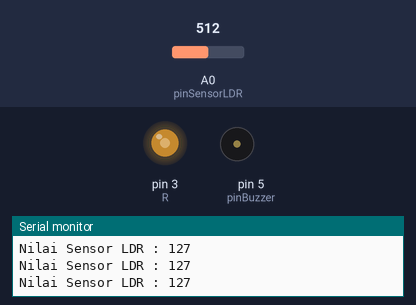
Bench run of a sketch on a simulated Arduino Uno, built with avr-gcc and run on an emulated ATmega328P. Shown: output pins drawn as LEDs (lit = HIGH), buzzer (waves = sounding, pin HIGH), the last lines printed to the serial monitor. Inputs (shaded band) come from the test bench; at power-on: A0 (pinSensorLDR) = 512.

Above: at 1.2 s.
1.3 s: A0 (pinSensorLDR) set to 417
At 2.5 s:
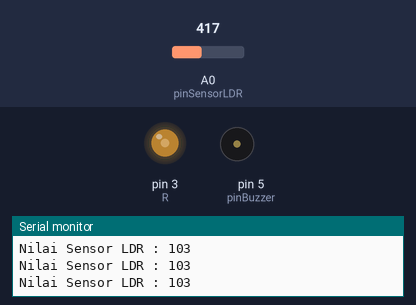
4.3 s: A0 (pinSensorLDR) set to 386
At 5.7 s:
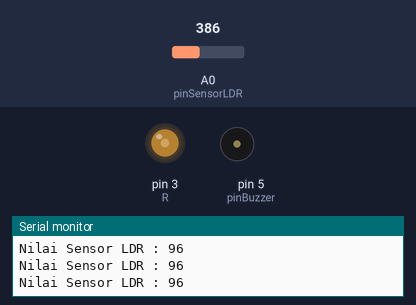
7.3 s: A0 (pinSensorLDR) set to 43
At 8.5 s:
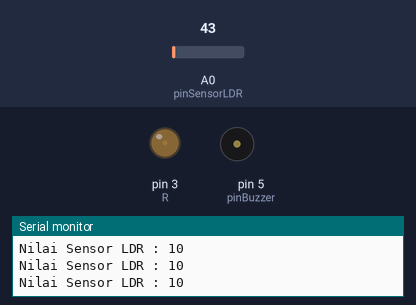
8.8 s: A0 (pinSensorLDR) set to 36
At 9.9 s:
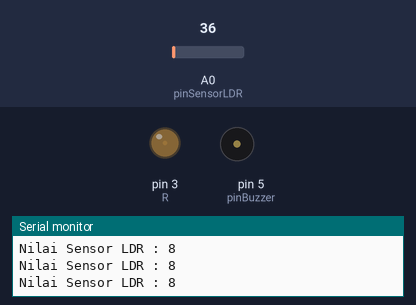
11.8 s: A0 (pinSensorLDR) set to 716
At 12.2 s:
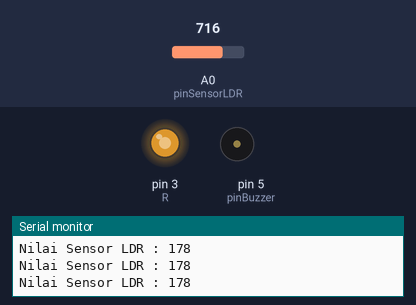
13.3 s: A0 (pinSensorLDR) set to 0
At 14.3 s:
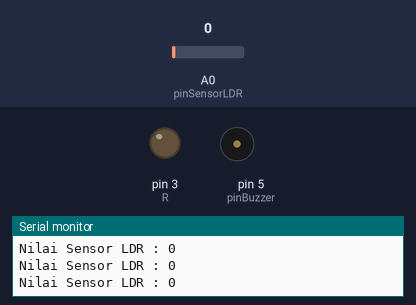
Timing chart, 0 to 15.8 s (numbered marks = the images above; inputs shaded):
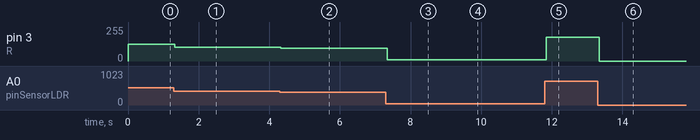

Measured:
- after the input at 1.3 s, pin 3 (R): 127/255 → 103/255 at once
- after the input at 4.3 s, pin 3 (R): 103/255 → 96/255 at once
- after the input at 7.3 s, pin 3 (R): 96/255 → 10/255 at once
- after the input at 8.8 s, pin 3 (R): 10/255 → 8/255 at once
- after the input at 11.8 s, pin 3 (R): 8/255 → 178/255 at once
- after the input at 13.3 s, pin 3 (R): 178/255 → 0/255 at once

The sketch:

3.sensorLDR.ino
```cpp
//variable sensor
int pinSensorLDR = A0;

//variable buzzer
int pinBuzzer = 5;

//variabel lamp
int R = 3;

void setup() {

  //setup port COM
  Serial.begin(9600);

  //setup pin mode input or output
  pinMode(pinBuzzer,OUTPUT);
  pinMode(R,OUTPUT);

  //note : LDR sensor default input

}

void loop() {

  //read sensor LDR condition / data
  int readSensorLDR = analogRead(pinSensorLDR);
  readSensorLDR = map(readSensorLDR,0,1024,0,255);

  //print serial
  Serial.print("Nilai Sensor LDR : ");
  Serial.print(readSensorLDR);
  Serial.println();

  analogWrite(R,readSensorLDR);

}
```
